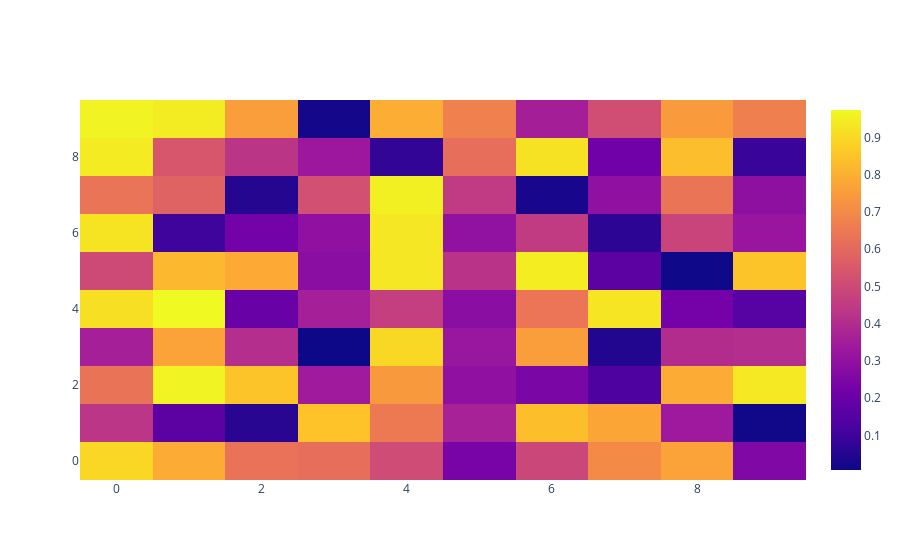

The cell this chart's notebook holds for it:
### Markdown cell above
# Heatmap in plotly

### Code cell
Data = np.random.rand(10,10)
heatmap = go.Heatmap(z=Data)
fig = go.Figure(data=heatmap)
fig.show()
